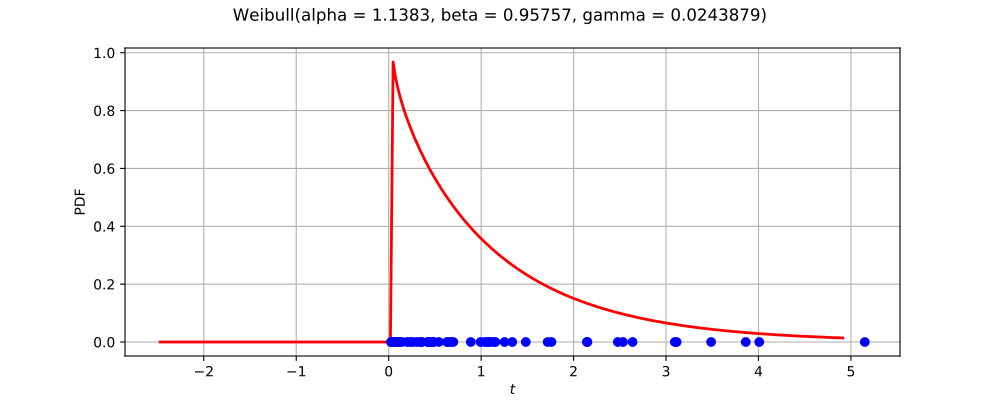

Recreate this plot in Python.
import openturns as ot
from matplotlib import pyplot as plt
from openturns.viewer import View
ot.RandomGenerator.SetSeed(0)
factory = ot.WeibullFactory()
ref = factory.build()
dimension = ref.getDimension()
if dimension <= 2:
    sample = ref.getSample(50)
    distribution = factory.build(sample)
    if dimension == 1:
        distribution.setDescription(['$t$'])
        pdf_graph = distribution.drawPDF(256)
        cloud = ot.Cloud(sample, ot.Sample(sample.getSize(), 1))
        cloud.setColor('blue')
        cloud.setPointStyle('fcircle')
        pdf_graph.add(cloud)
        fig = plt.figure(figsize=(10, 4))
        plt.suptitle(str(distribution))
        pdf_axis = fig.add_subplot(111)
        View(pdf_graph, figure=fig, axes=[pdf_axis], add_legend=False)
    else:
        sample = ref.getSample(500)
        distribution.setDescription(['$t_0$', '$t_1$'])
        pdf_graph = distribution.drawPDF([256]*2)
        cloud = ot.Cloud(sample)
        cloud.setColor('red')
        cloud.setPointStyle('fcircle')
        pdf_graph.add(cloud)
        fig = plt.figure(figsize=(10, 4))
        plt.suptitle(str(distribution))
        pdf_axis = fig.add_subplot(111)
        View(pdf_graph, figure=fig, axes=[pdf_axis], add_legend=False)
